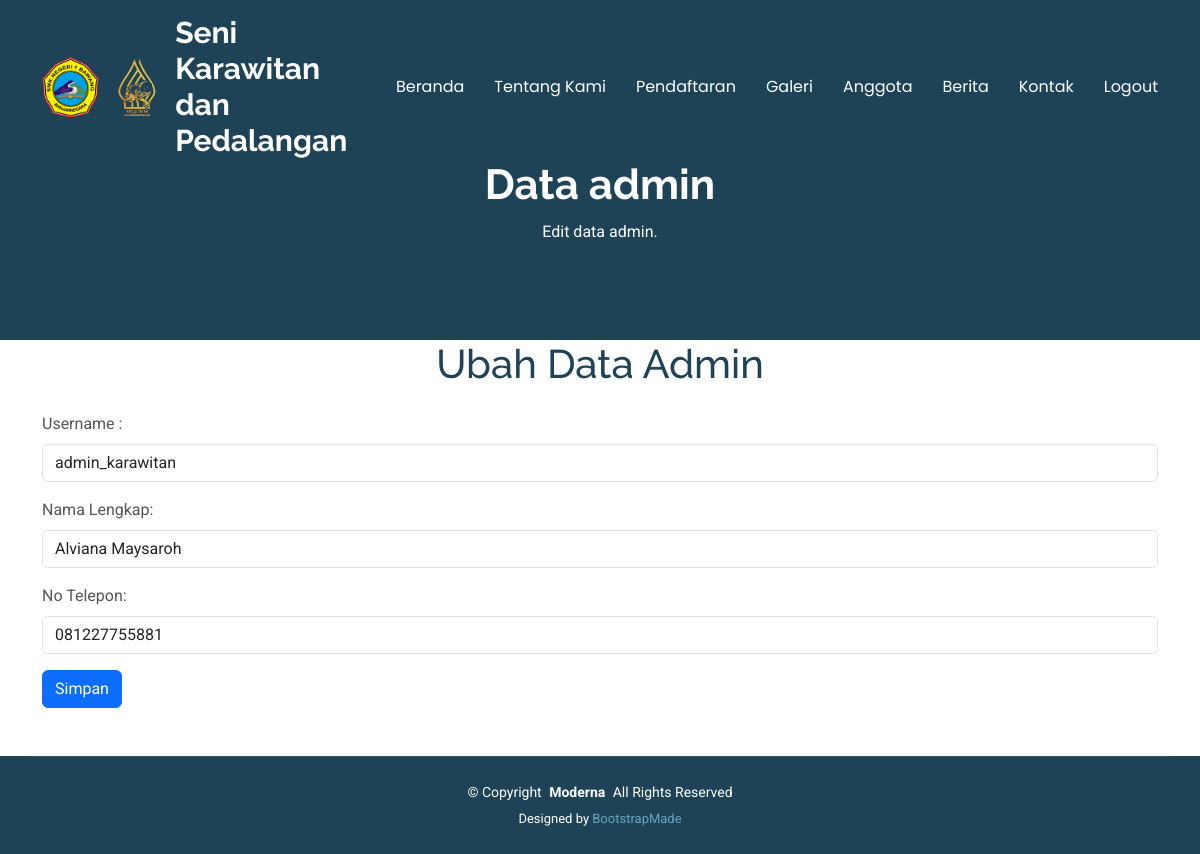
Screenshot of /admin/ubah_admin.php?id=1 with the database file from the repository.
### tables this page shows
CREATE TABLE IF NOT EXISTS `user` (
  `id` int NOT NULL AUTO_INCREMENT,
  `username` varchar(50) NOT NULL,
  `password` varchar(50) NOT NULL,
  `namalengkap` varchar(50) NOT NULL,
  `notelp` varchar(50) NOT NULL DEFAULT '',
  PRIMARY KEY (`id`) USING BTREE
);

### admin/ubah_admin.php (the view, shortened to what this page needs)
<?php
include "../function.php";
if (isset($_GET['id'])) {
    $id = $_GET['id'];
    $result = mysqli_query($connect, "SELECT * FROM user WHERE id='$id'");
    $row = mysqli_fetch_array($result);
}
?>
<!DOCTYPE html>
<html lang="en">
<head>
    <link href="../assets/vendor/bootstrap/css/bootstrap.min.css" rel="stylesheet">
    <link href="../assets/vendor/bootstrap-icons/bootstrap-icons.css" rel="stylesheet">
    <link href="../assets/vendor/aos/aos.css" rel="stylesheet">
    <link href="../assets/vendor/glightbox/css/glightbox.min.css" rel="stylesheet">
    <link href="../assets/vendor/swiper/swiper-bundle.min.css" rel="stylesheet">
    <link href="../assets/css/main.css" rel="stylesheet">
</head>
<body class="index-page">
<?php include 'navbar.php'; ?>
    <main class="main">
    <div class="page-title dark-background">
        <div class="container position-relative">
        <h1>Data admin</h1>
        <p>Edit data admin.</p>
        </div>
    </div>
    <h1 class="text-center mb-4">Ubah Data Admin</h1>
    <div class="container">
        <form method="post">
            <div class="mb-3">
                <label for="username" class="form-label">Username :</label>
                <input type="text" class="form-control" id="username" name="username" value="<?php echo htmlspecialchars($row['username']); ?>" required>
            </div>
            <div class="mb-3">
                <label for="namalengkap" class="form-label">Nama Lengkap:</label>
                <input type="text" class="form-control" id="namalengkap" name="namalengkap" value="<?php echo htmlspecialchars($row['namalengkap']); ?>" required>
            </div>
            <div class="mb-3">
                <label for="notelp" class="form-label">No Telepon:</label>
                <input type="text" class="form-control" id="notelp" name="notelp" value="<?php echo htmlspecialchars($row['notelp']); ?>" >
            </div>
            <button type="submit" class="btn btn-primary">Simpan</button>
        </form>
        <br>
    </div>
    <?php include 'footer.php'; ?>
</body>
</html>

### assets/css/main.css (style rules this page uses)
:root { --default-font: "Roboto", system-ui, -apple-system, "Segoe UI", Roboto, "Helvetica Neue", Arial, "Noto Sans", "Liberation Sans", sans-serif, "Apple Color Emoji", "Segoe UI Emoji", "Segoe UI Symbol", "Noto Color Emoji"; --heading-font: "Raleway", sans-serif; --nav-font: "Poppins", sans-serif; }
:root { --background-color: #ffffff; --default-color: #555555; --heading-color: #1e4356; --accent-color: #68a4c4; --surface-color: #ffffff; --contrast-color: #ffffff; }
:root { --nav-color: #ffffff; --nav-hover-color: #68a4c4; --nav-mobile-background-color: #ffffff; --nav-dropdown-background-color: #ffffff; --nav-dropdown-color: #555555; --nav-dropdown-hover-color: #68a4c4; }
.dark-background { --background-color: #1e4356; --default-color: #ffffff; --heading-color: #ffffff; --surface-color: #284e62; --contrast-color: #ffffff; }
:root { scroll-behavior: smooth; }
body { color: var(--default-color); background-color: var(--background-color); font-family: var(--default-font); }
h1, h2, h3, h4, h5, h6 { color: var(--heading-color); font-family: var(--heading-font); }
.page-title { color: var(--default-color); background-color: var(--background-color); padding: 160px 0 80px 0; text-align: center; position: relative; }
.page-title:before { content: ""; background-color: color-mix(in srgb, var(--background-color), transparent 50%); position: absolute; inset: 0; }
.page-title h1 { font-size: 42px; font-weight: 700; margin-bottom: 10px; }

### rows the page displays
user: username "admin_karawitan", namalengkap "Alviana Maysaroh", notelp "081227755881"
